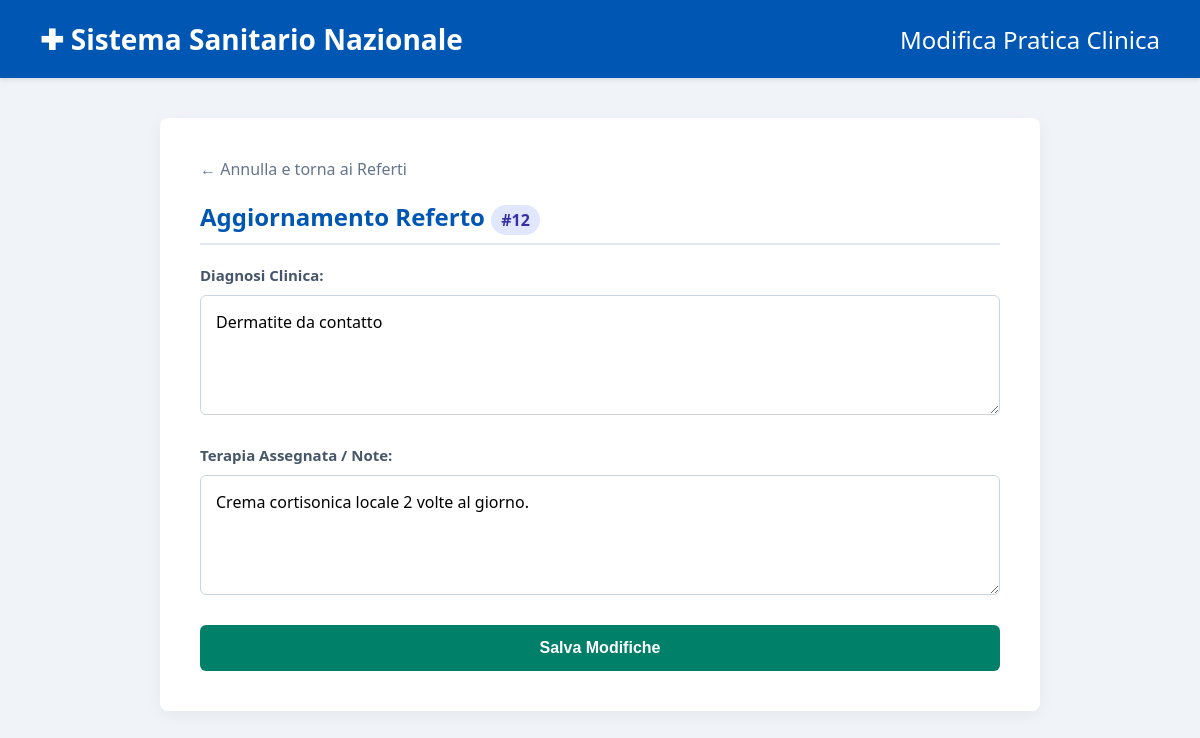
The page /src/modifica_referto.php?id=12 (signed in) on the database its author committed.
### tables this page shows
CREATE TABLE referti (
    id INT AUTO_INCREMENT PRIMARY KEY,
    paziente_cf VARCHAR(50),
    diagnosi TEXT,
    terapia TEXT,
    data_referto DATETIME DEFAULT CURRENT_TIMESTAMP
);

### src/modifica_referto.php (the view, shortened to what this page needs)
<?php
$conn = new mysqli("db", "root", "root", "ospedale");
$id = $_GET['id'];
$res = $conn->query("SELECT * FROM referti WHERE id = $id");
$ref = $res->fetch_assoc();
?>
<!DOCTYPE html>
<html lang="it">
<head>
</head>
<body>
    <div class="header">
        <div class="header-logo">✚ Sistema Sanitario Nazionale</div>
        <h1>Modifica Pratica Clinica</h1>
    </div>
    <div class="container">
        <a href="referti.php" class="nav-link">← Annulla e torna ai Referti</a>
        <h2>Aggiornamento Referto <span class='id-badge'>#<?php echo $id; ?></span></h2>
        <form method="POST">
            <div class="form-group">
                <label for="diagnosi">Diagnosi Clinica:</label>
                <textarea id="diagnosi" name="diagnosi" required><?php echo htmlspecialchars($ref['diagnosi']); ?></textarea>
            </div>
            <div class="form-group">
                <label for="terapia">Terapia Assegnata / Note:</label>
                <textarea id="terapia" name="terapia" required><?php echo htmlspecialchars($ref['terapia']); ?></textarea>
            </div>
            <button type="submit" class="btn-submit">Salva Modifiche</button>
        </form>
    </div>
</body>
</html>

### src/modifica_referto.php (style rules this page uses)
body { font-family: 'Segoe UI', Tahoma, Geneva, Verdana, sans-serif; background-color: #f0f4f8; margin: 0; color: #333; }
.header { background-color: #0056b3; color: white; padding: 20px 40px; display: flex; justify-content: space-between; align-items: center; box-shadow: 0 2px 4px rgba(0,0,0,0.1); }
.header h1 { margin: 0; font-size: 24px; font-weight: 400; }
.header-logo { font-weight: bold; font-size: 28px; }
.container { max-width: 800px; margin: 40px auto; background: white; padding: 40px; border-radius: 8px; box-shadow: 0 4px 15px rgba(0,0,0,0.05); }
h2 { color: #0056b3; border-bottom: 2px solid #e2e8f0; padding-bottom: 10px; margin-top: 0; }
.form-group { margin-bottom: 25px; }
label { display: block; font-weight: bold; color: #475569; margin-bottom: 10px; font-size: 15px; }
textarea { width: 100%; padding: 15px; border: 1px solid #cbd5e1; border-radius: 6px; box-sizing: border-box; font-size: 16px; font-family: inherit; resize: vertical; min-height: 120px; transition: border-color 0.3s; }
.btn-submit { background-color: #008069; color: white; padding: 14px 24px; border: none; border-radius: 6px; cursor: pointer; font-size: 16px; font-weight: bold; transition: background-color 0.3s; width: 100%; }
.nav-link { display: inline-block; margin-bottom: 20px; color: #64748b; text-decoration: none; font-weight: 500; }
.id-badge { background-color: #e0e7ff; color: #3730a3; padding: 4px 10px; border-radius: 20px; font-size: 16px; }

### rows shown on the page
referti: diagnosi "Dermatite da contatto", terapia "Crema cortisonica locale 2 volte al giorno."

### other values the page prints
$id "12"
